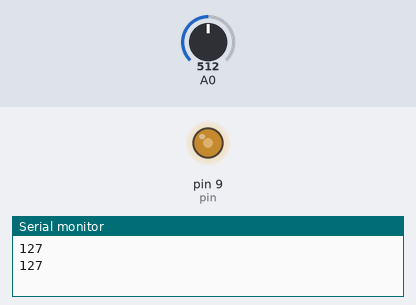
This sketch was run on a simulated Arduino Uno, built with avr-gcc and run on an emulated ATmega328P. Parts: output pins drawn as LEDs (lit = HIGH), the last lines printed to the serial monitor. The inputs (shaded band) are chosen by the test bench; at power-on: A0 = 512.

Above: at 1.8 s.
1.9 s: A0 set to 716
At 2.7 s:
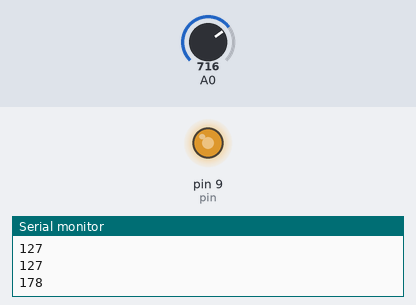
3.5 s: A0 set to 900
At 5.2 s:
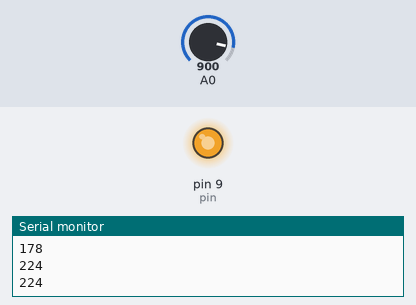
5.5 s: A0 set to 122
At 6.9 s:
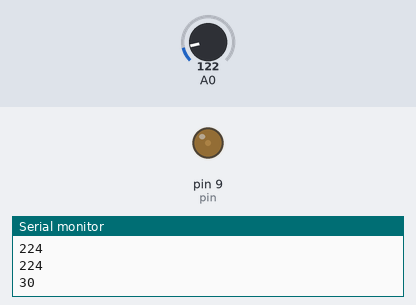
7.5 s: A0 set to 0
At 8.5 s:
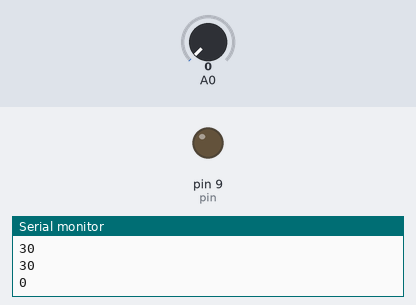
9.5 s: A0 set to 511
At 11.2 s:
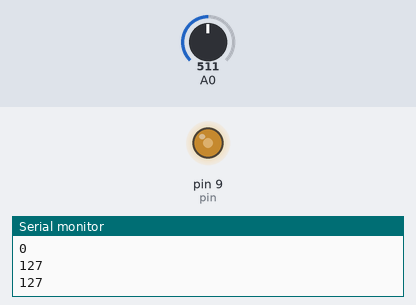
Timing chart, 0 to 12.5 s (numbered marks = the images above; inputs shaded):
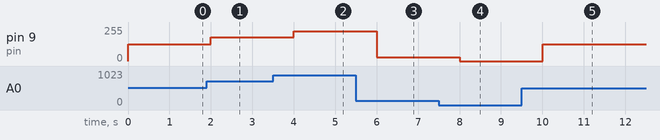

Measured:
- after the input at 1.9 s, pin 9 (pin): 127/255 → 178/255 after 0.10 s
- after the input at 3.5 s, pin 9 (pin): 178/255 → 224/255 after 0.50 s
- after the input at 5.5 s, pin 9 (pin): 224/255 → 30/255 after 0.50 s
- after the input at 7.5 s, pin 9 (pin): 30/255 → 0/255 after 0.50 s
- after the input at 9.5 s, pin 9 (pin): 0/255 → 127/255 after 0.50 s

The sketch:

DCMotor.ino
```cpp
int output;
int pin = 9;

void setup(){
  Serial.begin(9600);
}

void loop()
{
  output = map(analogRead(A0), 0, 1023, 0, 255);
  Serial.println(output);
  analogWrite(pin, output);
  delay(1000);
}
```
